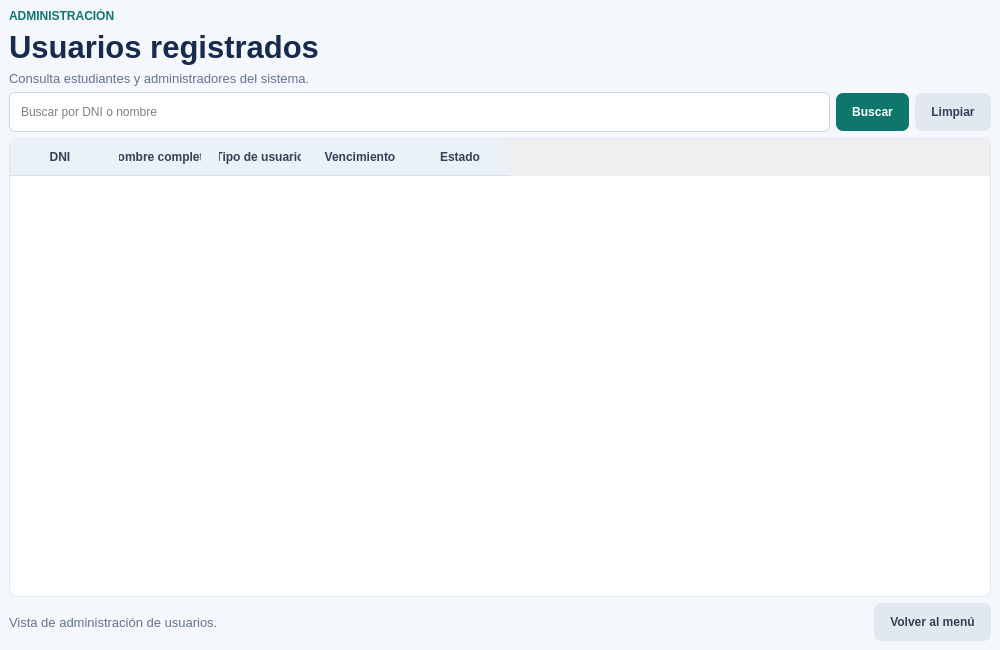
<?xml version="1.0" encoding="UTF-8"?>
<ui version="4.0"><class>VentanaUsuarios</class><widget class="QMainWindow" name="VentanaUsuarios"><property name="geometry"><rect><x>0</x><y>0</y><width>1000</width><height>650</height></rect></property><property name="windowTitle"><string>Biblioteca | Usuarios</string></property><widget class="QWidget" name="centralwidget"><property name="styleSheet"><string notr="true">QMainWindow, QWidget#centralwidget { background-color: #F4F7FB; color: #243247; font-family: "Segoe UI"; font-size: 10pt; }
QLabel#eyebrowLabel { color: #0F766E; font-size: 9pt; font-weight: bold; }
QLabel#tituloLabel { color: #172B4D; font-size: 23pt; font-weight: bold; }
QLabel#subtituloLabel, QLabel#bienvenidaLabel, QLabel#ayudaLabel { color: #64748B; font-size: 10pt; }
QFrame#topFrame, QFrame#cardFrame, QFrame#infoFrame { background-color: white; border: 1px solid #E2E8F0; border-radius: 12px; }
QPushButton { background-color: #0F766E; color: white; border: none; border-radius: 7px; padding: 10px 16px; font-weight: bold; min-height: 18px; }
QPushButton:hover { background-color: #115E59; }
QPushButton#volverButton, QPushButton#limpiarButton, QPushButton#salirButton, QPushButton#cancelarButton { background-color: #E2E8F0; color: #334155; }
QPushButton#volverButton:hover, QPushButton#limpiarButton:hover, QPushButton#salirButton:hover, QPushButton#cancelarButton:hover { background-color: #CBD5E1; }
QPushButton#catalogoButton, QPushButton#usuariosButton, QPushButton#membresiaButton, QPushButton#buscarMenuButton, QPushButton#prestamosButton, QPushButton#devolucionesButton { background-color: white; color: #172B4D; border: 1px solid #DCE5EF; border-radius: 10px; padding: 18px; text-align: left; min-height: 54px; font-size: 11pt; }
QPushButton#catalogoButton:hover, QPushButton#usuariosButton:hover, QPushButton#membresiaButton:hover, QPushButton#buscarMenuButton:hover, QPushButton#prestamosButton:hover, QPushButton#devolucionesButton:hover { background-color: #ECFDF5; border: 1px solid #0F766E; }
QLineEdit, QComboBox { background-color: white; border: 1px solid #CBD5E1; border-radius: 6px; padding: 9px; min-height: 20px; }
QLineEdit:focus, QComboBox:focus { border: 1px solid #0F766E; }
QTableWidget { background-color: white; alternate-background-color: #F8FAFC; border: 1px solid #E2E8F0; border-radius: 8px; gridline-color: #E2E8F0; selection-background-color: #CCFBF1; selection-color: #134E4A; }
QHeaderView::section { background-color: #EAF1F7; color: #334155; padding: 9px; border: none; border-bottom: 1px solid #D7E1EC; font-weight: bold; }
</string></property><layout class="QVBoxLayout" name="verticalLayout"><item><layout class="QVBoxLayout" name="headerLayout"><item><widget class="QLabel" name="eyebrowLabel"><property name="text"><string>ADMINISTRACIÓN</string></property></widget></item><item><widget class="QLabel" name="tituloLabel"><property name="text"><string>Usuarios registrados</string></property></widget></item><item><widget class="QLabel" name="subtituloLabel"><property name="text"><string>Consulta estudiantes y administradores del sistema.</string></property></widget></item></layout></item><item><layout class="QHBoxLayout" name="searchLayout"><item><widget class="QLineEdit" name="buscarLineEdit"><property name="placeholderText"><string>Buscar por DNI o nombre</string></property></widget></item><item><widget class="QPushButton" name="buscarButton"><property name="text"><string>Buscar</string></property></widget></item><item><widget class="QPushButton" name="limpiarButton"><property name="text"><string>Limpiar</string></property></widget></item></layout></item><item><widget class="QTableWidget" name="tablaUsuarios"><property name="columnCount"><number>5</number></property><property name="rowCount"><number>0</number></property><property name="alternatingRowColors"><bool>true</bool></property><column><property name="text"><string>DNI</string></property></column><column><property name="text"><string>Nombre completo</string></property></column><column><property name="text"><string>Tipo de usuario</string></property></column><column><property name="text"><string>Vencimiento</string></property></column><column><property name="text"><string>Estado</string></property></column></widget></item><item><layout class="QHBoxLayout" name="bottomLayout"><item><widget class="QLabel" name="ayudaLabel"><property name="text"><string>Vista de administración de usuarios.</string></property></widget></item><item><spacer name="footerSpacer"><property name="orientation"><enum>Qt::Horizontal</enum></property><property name="sizeHint" stdset="0"><size><width>40</width><height>20</height></size></property></spacer></item><item><widget class="QPushButton" name="volverButton"><property name="text"><string>Volver al menú</string></property></widget></item></layout></item></layout></widget></widget><resources/><connections/></ui>
